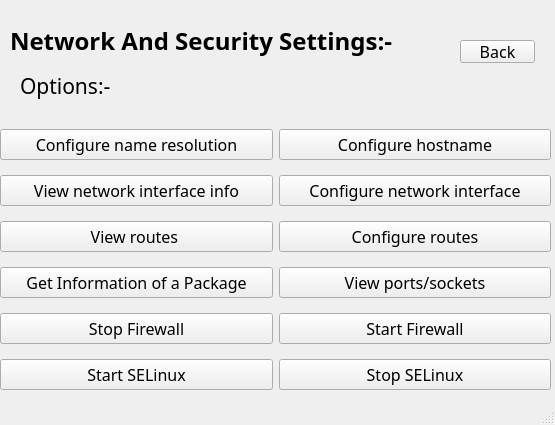
<?xml version="1.0" encoding="UTF-8"?>
<ui version="4.0">
 <class>MainWindow</class>
 <widget class="QMainWindow" name="MainWindow">
  <property name="geometry">
   <rect>
    <x>0</x>
    <y>0</y>
    <width>555</width>
    <height>425</height>
   </rect>
  </property>
  <property name="windowTitle">
   <string>MainWindow</string>
  </property>
  <widget class="QWidget" name="centralwidget">
   <widget class="QLabel" name="label">
    <property name="geometry">
     <rect>
      <x>10</x>
      <y>20</y>
      <width>441</width>
      <height>41</height>
     </rect>
    </property>
    <property name="font">
     <font>
      <family>Rockwell Nova Light</family>
      <pointsize>18</pointsize>
      <weight>75</weight>
      <bold>true</bold>
     </font>
    </property>
    <property name="text">
     <string>Network And Security Settings:-</string>
    </property>
   </widget>
   <widget class="QPushButton" name="Exit">
    <property name="geometry">
     <rect>
      <x>460</x>
      <y>40</y>
      <width>75</width>
      <height>23</height>
     </rect>
    </property>
    <property name="font">
     <font>
      <family>Rockwell</family>
      <pointsize>12</pointsize>
     </font>
    </property>
    <property name="text">
     <string>Back</string>
    </property>
   </widget>
   <widget class="QLabel" name="label_2">
    <property name="geometry">
     <rect>
      <x>20</x>
      <y>70</y>
      <width>91</width>
      <height>31</height>
     </rect>
    </property>
    <property name="font">
     <font>
      <family>Yu Gothic Light</family>
      <pointsize>16</pointsize>
     </font>
    </property>
    <property name="text">
     <string>Options:-</string>
    </property>
   </widget>
   <widget class="QWidget" name="gridLayoutWidget_2">
    <property name="geometry">
     <rect>
      <x>0</x>
      <y>120</y>
      <width>551</width>
      <height>281</height>
     </rect>
    </property>
    <layout class="QGridLayout" name="gridLayout_2">
     <item row="3" column="3">
      <widget class="QPushButton" name="vps">
       <property name="font">
        <font>
         <family>Rockwell</family>
         <pointsize>12</pointsize>
        </font>
       </property>
       <property name="text">
        <string>View ports/sockets</string>
       </property>
      </widget>
     </item>
     <item row="0" column="1">
      <widget class="QPushButton" name="cnr">
       <property name="font">
        <font>
         <family>Rockwell</family>
         <pointsize>12</pointsize>
        </font>
       </property>
       <property name="text">
        <string>Configure name resolution</string>
       </property>
      </widget>
     </item>
     <item row="4" column="3">
      <widget class="QPushButton" name="sff">
       <property name="font">
        <font>
         <family>Rockwell</family>
         <pointsize>12</pointsize>
        </font>
       </property>
       <property name="text">
        <string>Start Firewall</string>
       </property>
      </widget>
     </item>
     <item row="0" column="3">
      <widget class="QPushButton" name="ch">
       <property name="font">
        <font>
         <family>Rockwell</family>
         <pointsize>12</pointsize>
        </font>
       </property>
       <property name="text">
        <string>Configure hostname</string>
       </property>
      </widget>
     </item>
     <item row="2" column="1">
      <widget class="QPushButton" name="vr">
       <property name="font">
        <font>
         <family>Rockwell</family>
         <pointsize>12</pointsize>
        </font>
       </property>
       <property name="text">
        <string>View routes	</string>
       </property>
      </widget>
     </item>
     <item row="1" column="3">
      <widget class="QPushButton" name="cni">
       <property name="font">
        <font>
         <family>Rockwell</family>
         <pointsize>12</pointsize>
        </font>
       </property>
       <property name="text">
        <string>Configure network interface</string>
       </property>
      </widget>
     </item>
     <item row="2" column="3">
      <widget class="QPushButton" name="cr">
       <property name="font">
        <font>
         <family>Rockwell</family>
         <pointsize>12</pointsize>
        </font>
       </property>
       <property name="text">
        <string>Configure routes</string>
       </property>
      </widget>
     </item>
     <item row="6" column="3">
      <widget class="QPushButton" name="sll">
       <property name="font">
        <font>
         <family>Rockwell</family>
         <pointsize>12</pointsize>
        </font>
       </property>
       <property name="text">
        <string>Stop SELinux</string>
       </property>
      </widget>
     </item>
     <item row="4" column="1">
      <widget class="QPushButton" name="sf">
       <property name="font">
        <font>
         <family>Rockwell</family>
         <pointsize>12</pointsize>
        </font>
       </property>
       <property name="text">
        <string>Stop Firewall</string>
       </property>
      </widget>
     </item>
     <item row="1" column="1">
      <widget class="QPushButton" name="vnii">
       <property name="font">
        <font>
         <family>Rockwell</family>
         <pointsize>12</pointsize>
        </font>
       </property>
       <property name="text">
        <string>View network interface info</string>
       </property>
      </widget>
     </item>
     <item row="6" column="1">
      <widget class="QPushButton" name="ss">
       <property name="font">
        <font>
         <family>Rockwell</family>
         <pointsize>12</pointsize>
        </font>
       </property>
       <property name="text">
        <string>Start SELinux</string>
       </property>
      </widget>
     </item>
     <item row="3" column="1">
      <widget class="QPushButton" name="gioap">
       <property name="font">
        <font>
         <family>Rockwell</family>
         <pointsize>12</pointsize>
        </font>
       </property>
       <property name="text">
        <string>Get Information of a Package</string>
       </property>
      </widget>
     </item>
    </layout>
   </widget>
  </widget>
  <widget class="QStatusBar" name="statusbar"/>
 </widget>
 <resources/>
 <connections/>
</ui>
